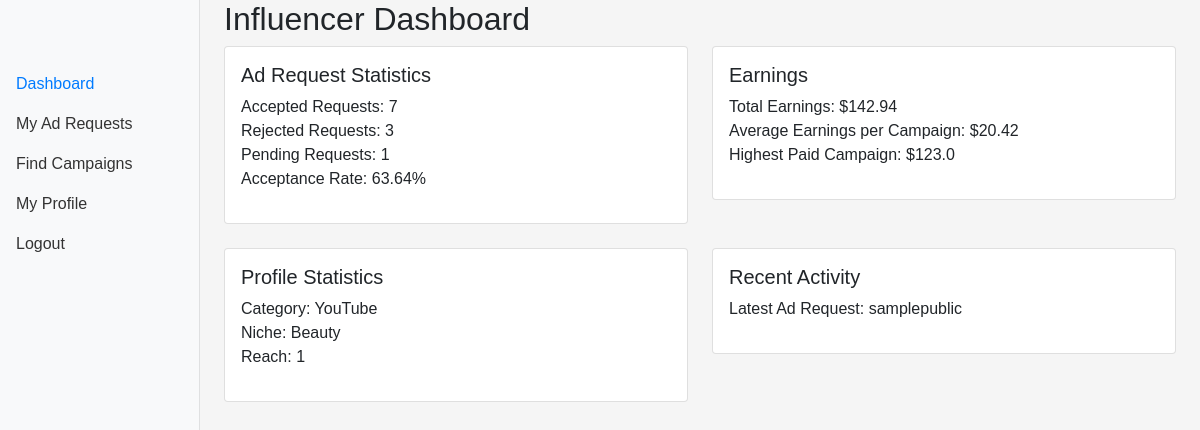
Page /influencer/dashboard (signed in) on the committed database.
### backend/models.py (models this page shows)
class Influencer(db.Model):
    __tablename__ = 'influencers'
    id = db.Column(db.Integer, primary_key=True)
    user_id = db.Column(db.Integer, db.ForeignKey('users.id'), unique=True, nullable=False)
    name = db.Column(db.String(100), nullable=False)
    category = db.Column(db.String(100))
    niche = db.Column(db.String(100))
    reach = db.Column(db.Integer)
    user = relationship('User', backref=db.backref('influencer', uselist=False))
    ad_requests = relationship('AdRequest', back_populates='influencer')

class Campaign(db.Model):
    __tablename__ = 'campaigns'
    id = db.Column(db.Integer, primary_key=True)
    sponsor_id = db.Column(db.Integer, db.ForeignKey('sponsors.id'), nullable=False)
    name = db.Column(db.String(100), nullable=False)
    description = db.Column(db.Text)
    start_date = db.Column(db.Date, nullable=False)
    end_date = db.Column(db.Date, nullable=False)
    budget = db.Column(db.Float, nullable=False)
    visibility = db.Column(db.Enum('public', 'private'), nullable=False)
    goals = db.Column(db.Text)
    sponsor = relationship('Sponsor', back_populates='campaigns')
    ad_requests = relationship('AdRequest', back_populates='campaign')

### backend/controller.py (the view)
@app.route("/influencer/dashboard")
@login_required
def influencer_dashboard():
    if current_user.role != "influencer":
        flash("Access denied.")
        return redirect(url_for("home"))
    influencer = Influencer.query.filter_by(user_id=current_user.id).first()
    ad_requests = AdRequest.query.filter_by(influencer_id=influencer.id).all()
    pending_campaigns = Campaign.query.join(AdRequest).filter(
        AdRequest.status == 'pending'
    ).distinct()
    query = request.args.get("query")
    industry = request.args.get("industry")
    min_budget = request.args.get("min_budget")
    if query:
        pending_campaigns = pending_campaigns.filter(Campaign.name.ilike(f"%{query}%"))
    if industry:
        pending_campaigns = pending_campaigns.join(Sponsor).filter(Sponsor.industry == industry)
    if min_budget:
        pending_campaigns = pending_campaigns.filter(Campaign.budget >= float(min_budget))
    pending_campaigns = pending_campaigns.all()
    accepted_requests = sum(1 for r in ad_requests if r.status == 'accepted')
    rejected_requests = sum(1 for r in ad_requests if r.status == 'rejected')
    pending_requests = sum(1 for r in ad_requests if r.status == 'pending')
    total_requests = len(ad_requests)
    acceptance_rate = (accepted_requests / total_requests * 100) if total_requests > 0 else 0
    total_earnings = sum(r.payment_amount for r in ad_requests if r.status == 'accepted')
    avg_earnings_per_campaign = total_earnings / accepted_requests if accepted_requests > 0 else 0
    highest_paid_campaign = max((r.payment_amount for r in ad_requests if r.status == 'accepted'), default=0)
    latest_ad_request = AdRequest.query.filter_by(influencer_id=influencer.id).order_by(AdRequest.created_at.desc()).first()
    return render_template(
        "influencer_dashboard.html",
        influencer=influencer,
        ad_requests=ad_requests,
        pending_campaigns=pending_campaigns,
        accepted_requests=accepted_requests,
        rejected_requests=rejected_requests,
        pending_requests=pending_requests,
        acceptance_rate=round(acceptance_rate, 2),
        total_earnings=round(total_earnings, 2),
        avg_earnings_per_campaign=round(avg_earnings_per_campaign, 2),
        highest_paid_campaign=round(highest_paid_campaign, 2),
        latest_ad_request=latest_ad_request,
    )

### app.py (called while the page is built)
def init_app():
    app = Flask(__name__)
    app.secret_key = 'fsfdgdsgs'
    app.debug = True
    app.config['SQLALCHEMY_DATABASE_URI'] = 'sqlite:///iescp.db'
    db.init_app(app)
    app.app_context().push()
    login_manager = LoginManager()
    login_manager.login_view = 'controller.login'
    login_manager.init_app(app)
    @login_manager.user_loader
    def load_user(id):
        return User.query.get(int(id))
    print("app started....")
    return app

### templates/influencer_dashboard.html (shortened to what this page needs)
{% extends "base.html" %}
{% block content %}
<div class="container-fluid">
    <div class="row">
        <nav id="sidebarMenu" class="col-md-3 col-lg-2 d-md-block bg-light sidebar collapse">
            <div class="position-sticky pt-3 sidebar-sticky">
                <ul class="nav flex-column">
                    <li class="nav-item">
                        <a class="nav-link active" id="dashboard-tab" data-bs-toggle="tab" href="#dashboard" role="tab" aria-controls="dashboard" aria-selected="true">Dashboard</a>
                    </li>
                    <li class="nav-item">
                        <a class="nav-link" id="ad-requests-tab" data-bs-toggle="tab" href="#ad-requests" role="tab" aria-controls="ad-requests" aria-selected="false">My Ad Requests</a>
                    </li>
                    <li class="nav-item">
                        <a class="nav-link" id="find-campaigns-tab" data-bs-toggle="tab" href="#find-campaigns" role="tab" aria-controls="find-campaigns" aria-selected="false">Find Campaigns</a>
                    </li>
                    <li class="nav-item">
                        <a class="nav-link" id="profile-tab" data-bs-toggle="tab" href="#profile" role="tab" aria-controls="profile" aria-selected="false">My Profile</a>
                    </li>
                    <li class="nav-item">
                        <a class="nav-link" href="{{ url_for('logout') }}">Logout</a>
                    </li>
                </ul>
            </div>
        </nav>
        <main class="col-md-9 ms-sm-auto col-lg-10 px-md-4">
            <div class="tab-content">
                <div id="dashboard" class="tab-pane fade show active" role="tabpanel" aria-labelledby="dashboard-tab">
                    <h1 class="h2">Influencer Dashboard</h1>
                    <div class="row">
                        <div class="col-md-6 mb-4">
                            <div class="card">
                                <div class="card-body">
                                    <h5 class="card-title">Ad Request Statistics</h5>
                                    <ul class="list-unstyled">
                                        <li>Accepted Requests: {{ accepted_requests }}</li>
                                        <li>Rejected Requests: {{ rejected_requests }}</li>
                                        <li>Pending Requests: {{ pending_requests }}</li>
                                        <li>Acceptance Rate: {{ acceptance_rate }}%</li>
                                    </ul>
                                </div>
                            </div>
                        </div>
                        <div class="col-md-6 mb-4">
                            <div class="card">
                                <div class="card-body">
                                    <h5 class="card-title">Earnings</h5>
                                    <ul class="list-unstyled">
                                        <li>Total Earnings: ${{ total_earnings }}</li>
                                        <li>Average Earnings per Campaign: ${{ avg_earnings_per_campaign }}</li>
                                        <li>Highest Paid Campaign: ${{ highest_paid_campaign }}</li>
                                    </ul>
                                </div>
                            </div>
                        </div>
                    </div>
                    <div class="row">
                        <div class="col-md-6 mb-4">
                            <div class="card">
                                <div class="card-body">
                                    <h5 class="card-title">Profile Statistics</h5>
                                    <ul class="list-unstyled">
                                        <li>Category: {{ influencer.category }}</li>
                                        <li>Niche: {{ influencer.niche }}</li>
                                        <li>Reach: {{ influencer.reach }}</li>
                                    </ul>
                                </div>
                            </div>
                        </div>
                        <div class="col-md-6 mb-4">
                            <div class="card">
                                <div class="card-body">
                                    <h5 class="card-title">Recent Activity</h5>
                                    <ul class="list-unstyled">
                                        <li>Latest Ad Request: {{ latest_ad_request.campaign.name if latest_ad_request else 'None' }}</li>
                                    </ul>
                                </div>
                            </div>
                        </div>
                    </div>
                </div>
            </div>
        </main>
    </div>
</div>
{% endblock %}

### static/css/styles.css (style rules this page uses)
body { font-family: Arial, sans-serif; background-color: #f5f5f5; }
.sidebar { position: fixed; top: 0; bottom: 0; left: 0; z-index: 100; padding: 48px 0 0; box-shadow: inset -1px 0 0 rgba(0, 0, 0, .1); }
.sidebar-sticky { position: relative; top: 0; height: calc(100vh - 48px); padding-top: .5rem; overflow-x: hidden; overflow-y: auto; }
.nav-link { font-weight: 500; color: #333; }
.nav-link.active { color: #007bff; }

### rows in the picture
Influencer: category "YouTube", niche "Beauty", reach "1"
Campaign: campaign "samplepublic"

### other values in the picture
{{ accepted_requests }} "7"
{{ rejected_requests }} "3"
{{ pending_requests }} "1"
{{ acceptance_rate }} "63.64"
{{ total_earnings }} "142.94"
{{ avg_earnings_per_campaign }} "20.42"
{{ highest_paid_campaign }} "123.0"
